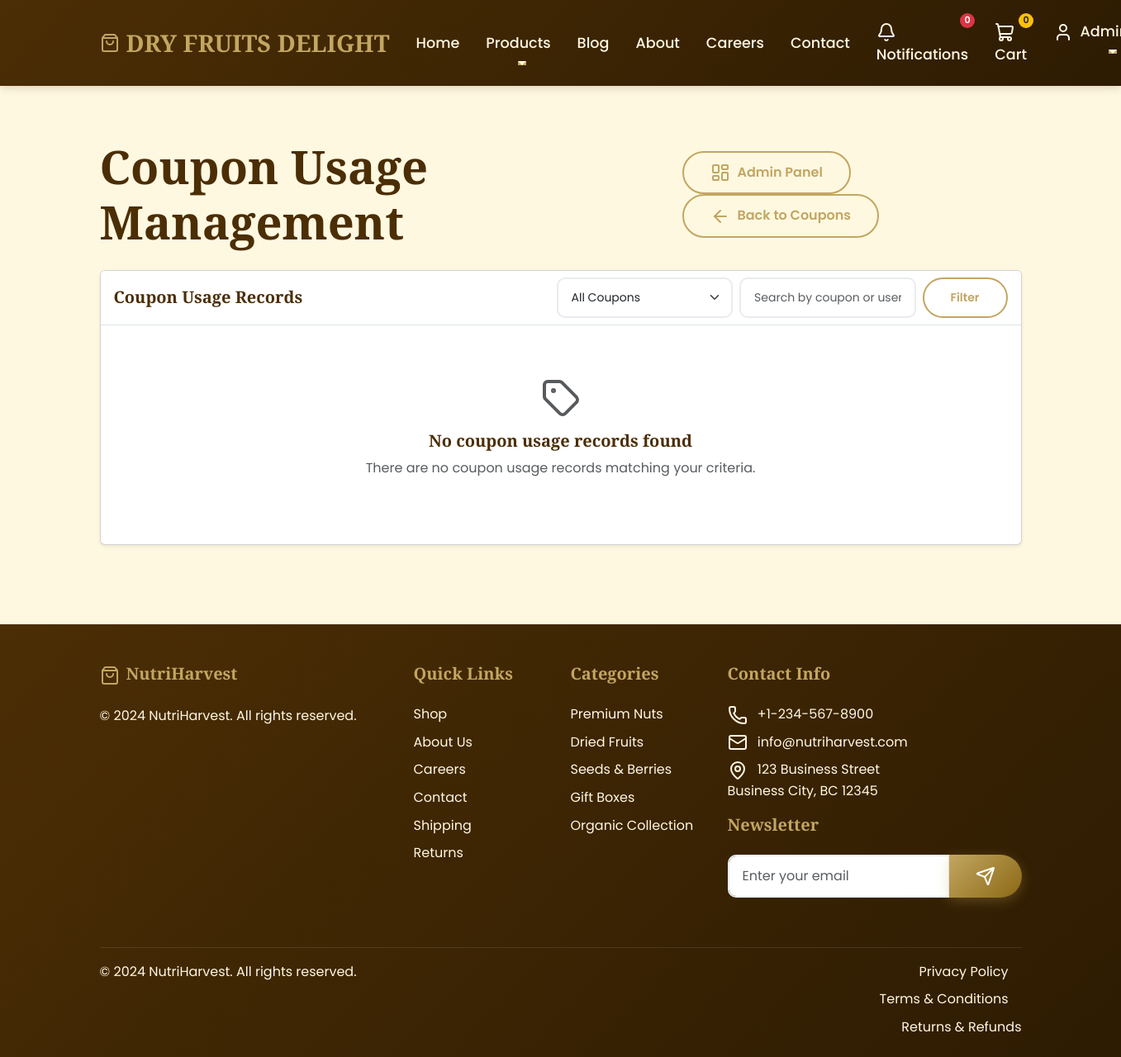
Page /api/marketing/coupon-usages/ (signed in) on the earlier database version.
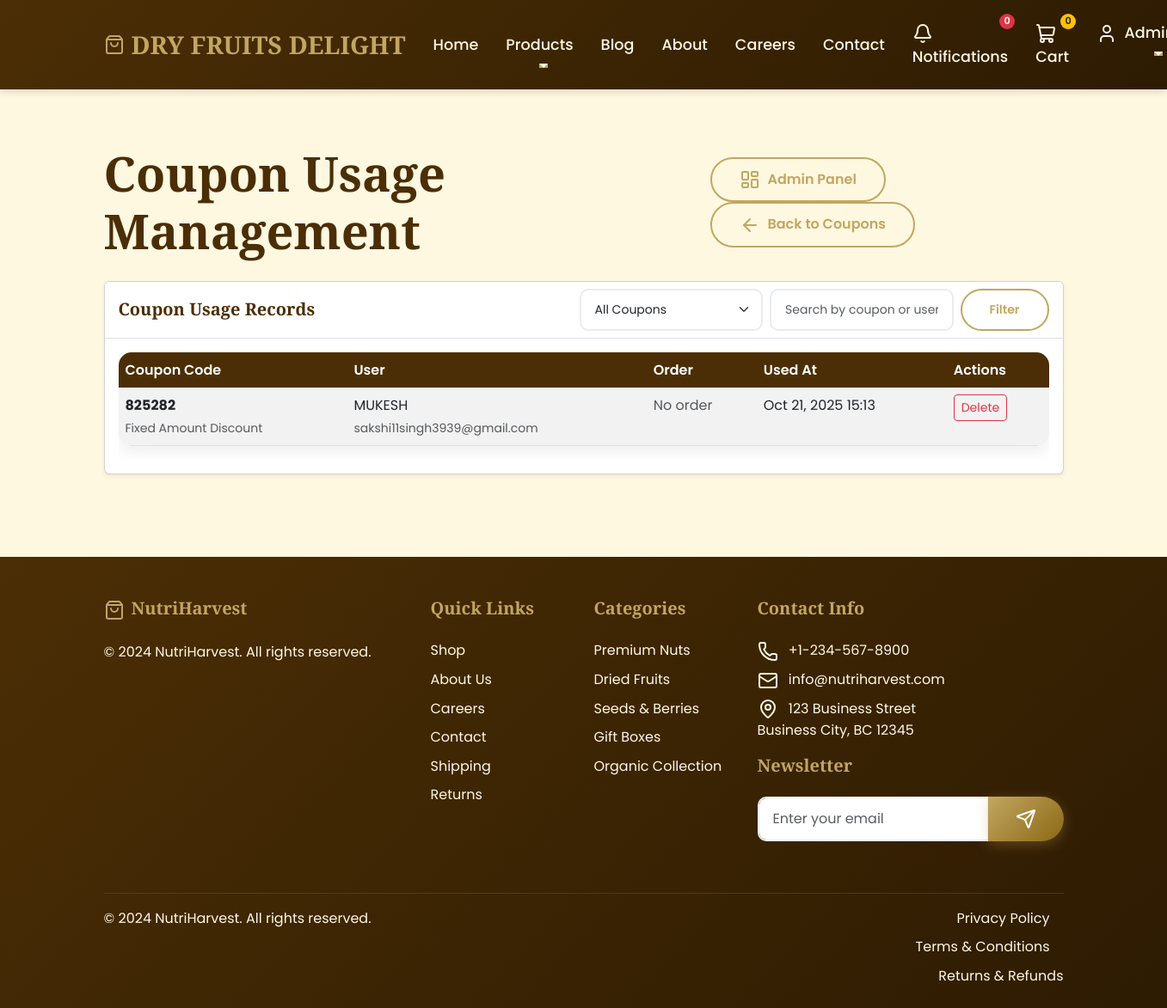
Same page on the later database version.
### apps/marketing/models.py (models this page shows, shortened)
class CouponUsage(models.Model):
    coupon = models.ForeignKey(Coupon, on_delete=models.CASCADE)
    user = models.ForeignKey(User, on_delete=models.CASCADE)
    order = models.ForeignKey('orders.Order', on_delete=models.CASCADE, null=True, blank=True)
    used_at = models.DateTimeField(default=timezone.now)
    class Meta:
        ordering = ['-used_at']
        unique_together = ['coupon', 'user', 'order']

class Coupon(models.Model):
    COUPON_TYPES = [
        ('percentage', 'Percentage Discount'),
        ('fixed', 'Fixed Amount Discount'),
        ('free_shipping', 'Free Shipping'),
    ]
    DISCOUNT_APPLICATION = [
        ('cart', 'Entire Cart'),
        ('category', 'Specific Category'),
        ('product', 'Specific Product'),
    ]
    code = models.CharField(max_length=50, unique=True)
    coupon_type = models.CharField(max_length=20, choices=COUPON_TYPES)
    discount_value = models.DecimalField(max_digits=10, decimal_places=2)
    discount_application = models.CharField(max_length=20, choices=DISCOUNT_APPLICATION, default='cart')
    category = models.ForeignKey(Category, on_delete=models.CASCADE, null=True, blank=True)
    product = models.ForeignKey(Product, on_delete=models.CASCADE, null=True, blank=True)
    max_uses = models.PositiveIntegerField(null=True, blank=True, help_text="Maximum number of times this coupon can be used (leave blank for unlimited)")
    used_count = models.PositiveIntegerField(default=0)
    max_uses_per_user = models.PositiveIntegerField(default=1, help_text="Maximum number of times a single user can use this coupon")
    is_active = models.BooleanField(default=True)
    valid_from = models.DateTimeField(default=timezone.now)
    valid_to = models.DateTimeField(null=True, blank=True)
    min_purchase_amount = models.DecimalField(max_digits=10, decimal_places=2, null=True, blank=True,
                                            help_text="Minimum cart amount required to use this coupon")
    created_at = models.DateTimeField(default=timezone.now)
    updated_at = models.DateTimeField(auto_now=True)
    class Meta:
        ordering = ['-created_at']

### apps/users/models.py (models this page shows, shortened)
class User(AbstractUser):
    full_name = models.CharField(max_length=100)
    mobile = models.CharField(max_length=15, blank=True)
    role = models.ForeignKey(Role, on_delete=models.PROTECT, null=True)
    is_active = models.BooleanField(default=True)
    date_joined = models.DateTimeField(default=timezone.now)
    @property
    def is_admin(self):
        return self.role and self.role.name == 'admin'

### apps/marketing/views.py (the view)
# urls.py: path('coupon-usages/', views.coupon_usage_management, name='coupon_usage_management'),
@login_required
def coupon_usage_management(request):
    if not request.user.is_admin:
        messages.error(request, 'Access denied. Admin privileges required.')
        return redirect('core:dashboard')
    search_query = request.GET.get('search', '')
    coupon_filter = request.GET.get('coupon', '')
    user_filter = request.GET.get('user', '')
    coupon_usages = CouponUsage.objects.select_related('coupon', 'user', 'order').order_by('-used_at')
    if search_query:
        coupon_usages = coupon_usages.filter(
            Q(coupon__code__icontains=search_query) |
            Q(user__username__icontains=search_query) |
            Q(user__full_name__icontains=search_query)
        )
    if coupon_filter:
        coupon_usages = coupon_usages.filter(coupon_id=coupon_filter)
    if user_filter:
        coupon_usages = coupon_usages.filter(user__username__icontains=user_filter)
    from django.core.paginator import Paginator
    paginator = Paginator(coupon_usages, 20)  # Show 20 usages per page
    page_number = request.GET.get('page')
    page_obj = paginator.get_page(page_number)
    coupons = Coupon.objects.all()
    context = {
        'coupon_usages': page_obj,
        'page_obj': page_obj,
        'coupons': coupons,
        'search_query': search_query,
        'coupon_filter': coupon_filter,
        'user_filter': user_filter,
    }
    return render(request, 'marketing/coupon_usage_management.html', context)

### apps/core/context_processors.py (called while the page is built)
def footer_content(request):
    try:
        footer = FooterContent.objects.get(is_active=True)
    except FooterContent.DoesNotExist:
        footer = None
    return {
        'footer_content': footer
    }

### templates/marketing/coupon_usage_management.html (shortened to what the changed rows need)
{% extends 'base.html' %}
{% load static %}
{% block content %}
<div class="container py-5">
    <div class="row">
        <div class="col-12">
            <div class="d-flex justify-content-between align-items-center mb-4">
                <h1 class="display-4 fw-bold mb-0">Coupon Usage Management</h1>
            </div>
            <div class="card shadow-sm">
                <div class="card-body">
                    {% if coupon_usages %}
                    <div class="table-responsive">
                        <table class="table table-striped">
                            <thead>
                                <tr>
                                    <th>Coupon Code</th>
                                    <th>User</th>
                                    <th>Order</th>
                                    <th>Used At</th>
                                    <th>Actions</th>
                                </tr>
                            </thead>
                            <tbody>
                                {% for usage in coupon_usages %}
                                <tr>
                                    <td>
                                        <strong>{{ usage.coupon.code }}</strong><br>
                                        <small class="text-muted">{{ usage.coupon.get_coupon_type_display }}</small>
                                    </td>
                                    <td>
                                        {{ usage.user.full_name }}<br>
                                        <small class="text-muted">{{ usage.user.email }}</small>
                                    </td>
                                    <td>
                                        {% if usage.order %}
                                            <a href="{% url 'orders:order_detail' usage.order.id %}" target="_blank">#{{ usage.order.order_number }}</a>
                                        {% else %}
                                            <span class="text-muted">No order</span>
                                        {% endif %}
                                    </td>
                                    <td>{{ usage.used_at|date:"M d, Y H:i" }}</td>
                                    <td>
                                        <a href="{% url 'marketing:delete_coupon_usage' usage.id %}" class="btn btn-sm btn-outline-danger"
                                           onclick="return confirm('Are you sure you want to delete this coupon usage record? This will also decrement the coupon\'s usage count.')">
                                            Delete
                                        </a>
                                    </td>
                                </tr>
                                {% endfor %}
                            </tbody>
                        </table>
                    </div>
                    {% else %}
                    <div class="text-center py-5">
                        <i data-lucide="tag" class="text-muted" style="width: 48px; height: 48px;"></i>
                        <h5 class="mt-3">No coupon usage records found</h5>
                        <p class="text-muted">There are no coupon usage records matching your criteria.</p>
                    </div>
                    {% endif %}
                </div>
            </div>
        </div>
    </div>
</div>
{% endblock %}

Differences in the rows shown:
added CouponUsage: coupon.code "825282", coupon.coupon_type "Fixed Amount Discount", user.full_name "MUKESH", user.email "sakshi11singh3939@gmail.com", shows "No order", used_at "Oct 21, 2025 15:13"
Other differences:
text no longer shown: "No coupon usage records found There are no coupon usage records matching your criteria."
text now shown: "Coupon Code User Order Used At Actions"
